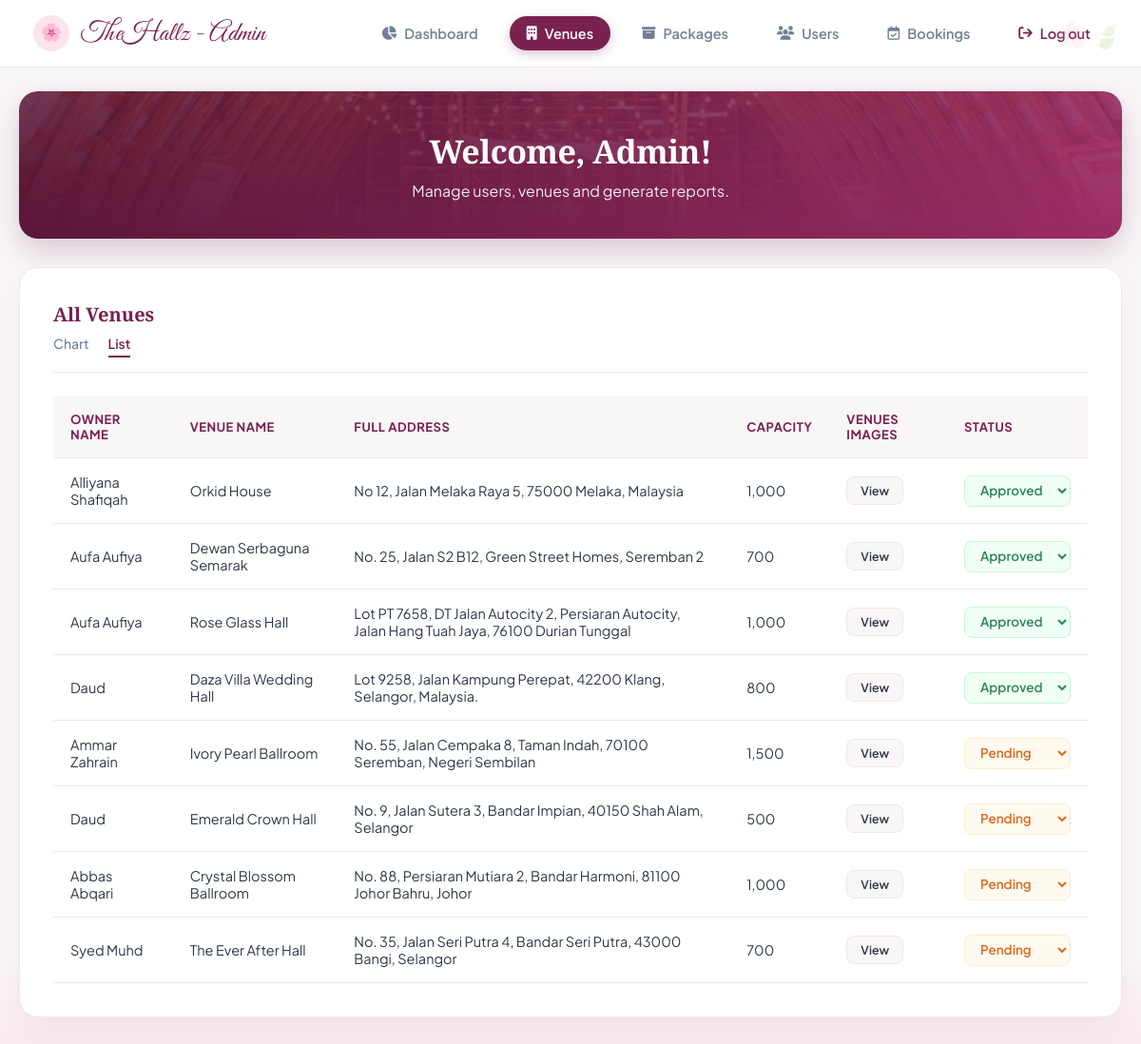
The app's page /Admin/admin_venues.php, older data.
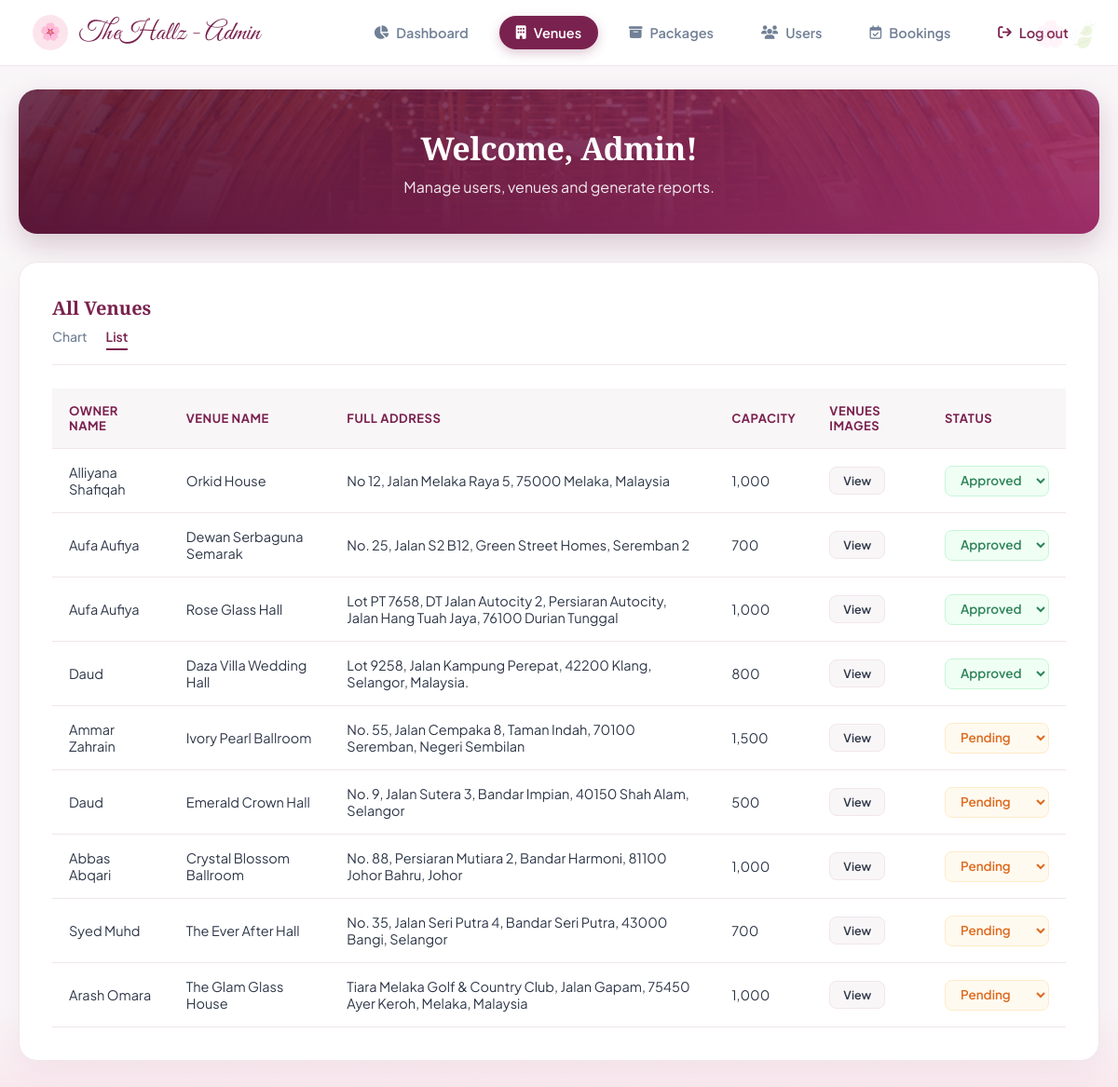
The same page, newer data.
### tables this page shows
CREATE TABLE `venue` (
  `venue_id` int(11) NOT NULL,
  `venue_name` varchar(100) NOT NULL,
  `venue_location` varchar(255) NOT NULL,
  `venue_capacity` int(11) NOT NULL,
  `venue_price` decimal(10,2) NOT NULL,
  `venue_desc` text NOT NULL,
  `owner_id` int(11) NOT NULL,
  `venue_ssm` varchar(20) NOT NULL,
  `venue_ssm_file` varchar(255) NOT NULL,
  `venue_image` text NOT NULL,
  `admin_id` int(11) DEFAULT NULL,
  `venue_status` enum('Pending','Approved','Rejected') NOT NULL DEFAULT 'Pending'
);

CREATE TABLE `venue_owner` (
  `owner_id` int(11) NOT NULL,
  `owner_name` varchar(100) NOT NULL,
  `owner_email` varchar(100) NOT NULL,
  `owner_phonenum` varchar(20) NOT NULL,
  `owner_password` varchar(255) NOT NULL,
  `owner_role` varchar(20) NOT NULL,
  `owner_status` varchar(20) NOT NULL
);

### Admin/admin_venues.php (the view, shortened to what this page needs)
<?php
include('db_connection.php');
$query = "SELECT v.*, vo.owner_name, a.admin_id
          FROM venue v
          LEFT JOIN venue_owner vo ON v.owner_id = vo.owner_id
          LEFT JOIN admin a ON v.admin_id = a.admin_id";
$result = mysqli_query($conn, $query);
?>
<!DOCTYPE html>
<html lang="en">
<head>
    <link rel="stylesheet" href="https://cdnjs.cloudflare.com/ajax/libs/font-awesome/6.4.0/css/all.min.css">
</head>
<body>
<div class="container">
    <div class="header">
        <div class="logo-area">TheHallz - Admin</div>
        <div class="nav-links">
            <a href="admin_dashboard.php"><i class="fa-solid fa-chart-pie"></i> Dashboard</a>
            <a href="admin_venues.php" class="active"><i class="fa-solid fa-building"></i> Venues</a>
            <a href="admin_packages.php"><i class="fa-solid fa-box-archive"></i> Packages</a>
            <a href="admin_users.php"><i class="fa-solid fa-users"></i> Users</a>
            <a href="admin_bookings.php"><i class="fa-regular fa-calendar-check"></i> Bookings</a>
            <a class="logout" onclick="openModal('modal-logout-confirmation', this)"><i class="fa-solid fa-arrow-right-from-bracket"></i> Log out</a>
        </div>
    </div>
    <div class="welcome-banner">
        <h2>Welcome, Admin!</h2>
        <p>Manage users, venues and generate reports.</p>
    </div>
    <div class="content-section" style="display: block;">
        <div class="section-header">
            <div class="section-title-container">
                <div class="title-inline-container">
                    <h3>All Venues</h3>
                </div>
                <div class="sub-nav">
                    <span id="sub-chart" onclick="toggleView('chart')">Chart</span>
                    <span id="sub-list" class="active-sub" onclick="toggleView('list')">List</span>
                </div>
            </div>
        </div>
        <div id="view-list" style="display: block;">
            <table id="table-venues">
                <thead>
                    <tr>
                         <th>Owner Name</th>
                        <th>Venue Name</th>
                        <th>Full Address</th>
                        <th>Capacity</th>
                         <th>Venues Images</th>
                        <th>Status</th>
                    </tr>
                </thead>
                 <tbody>
                    <?php
                    if (mysqli_num_rows($result) > 0) {
                         while ($row = mysqli_fetch_assoc($result)) {
                            $venue_id = $row['venue_id'];
                            $owner_name = htmlspecialchars($row['owner_name']);
                            $venue_name = htmlspecialchars($row['venue_name']);
                            $venue_location = htmlspecialchars($row['venue_location']);
                            $venue_capacity = number_format($row['venue_capacity']);
                            $venue_image = htmlspecialchars($row['venue_image']);
                            $venue_status = isset($row['venue_status']) ? strtolower($row['venue_status']) : 'pending';
if ($venue_status == 'rejected') {
    $status_class = 'select-rejected';
} elseif ($venue_status == 'pending') {
    $status_class = 'select-pending';
} else {
    $status_class = 'select-approved';
}
                    ?>
                    <tr data-package="basic">
                        <td><?php echo $owner_name; ?></td>
                        <td><?php echo $venue_name; ?></td>
                        <td><?php echo $venue_location; ?></td>
                        <td><?php echo $venue_capacity; ?></td>
                        <td>
                            <button class="btn-view" onclick="openImageModal(['images/<?php echo $venue_image; ?>'], '<?php echo $venue_name; ?>')">View</button>
                        </td>
                        <td>
                             <form action="" method="POST" id="form-status-<?php echo $venue_id; ?>" style="margin:0; padding:0;">
                               <select name="action_admin" class="package-select <?php echo $status_class; ?>" style="font-weight: 600;" onchange="submitStatusForm('<?php echo $venue_id; ?>', this)">
                                    <option value="pending" class="select-pending" <?php if($venue_status == 'pending') echo 'selected'; ?>>Pending</option>
                                    <option value="approved" class="select-approved" <?php if($venue_status == 'approved') echo 'selected'; ?>>Approved</option>
                                </select>
                            </form>
                        </td>
                    </tr>
                    <?php
                         }
                    } else {
                        echo "<tr><td colspan='6' style='text-align:center;'>No venues found in database.</td></tr>";
                    }
                    ?>
                </tbody>
            </table>
        </div>
    </div>
</div>
</body>
</html>

Row changes from the older to the newer data that the page shows:
added venue: owner.owner_name "Arash Omara", venue_name "The Glam Glass House", venue_location "Tiara Melaka Golf & Country Club, Jalan Gapam, 75450 Ayer Keroh, Melaka, Malaysia", venue_capacity "1,000", action_admin "Pending"
